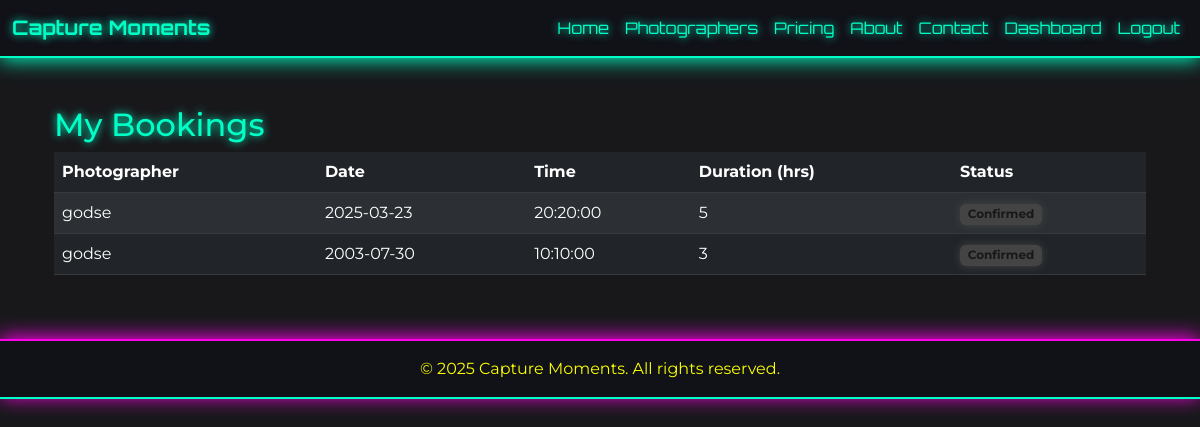
Screenshot of /my_bookings (signed in) with the database file from the repository.
### app.py (models this page shows)
class Booking(db.Model):
    id = db.Column(db.Integer, primary_key=True)
    user_id = db.Column(db.Integer, db.ForeignKey('user.id'), nullable=False)
    photographer_id = db.Column(db.Integer, db.ForeignKey('photographer.id'), nullable=False)
    date = db.Column(db.Date, nullable=False)
    time = db.Column(db.Time, nullable=False)
    duration = db.Column(db.Integer, nullable=False)  # in hours
    status = db.Column(db.String(50), default='pending')
    created_at = db.Column(db.DateTime, default=datetime.utcnow)

class Photographer(db.Model):
    id = db.Column(db.Integer, primary_key=True)
    user_id = db.Column(db.Integer, db.ForeignKey('user.id'), nullable=False)
    name = db.Column(db.String(120), nullable=False)
    bio = db.Column(db.Text)
    specialty = db.Column(db.String(120))
    price_per_hour = db.Column(db.Float, nullable=False)
    location = db.Column(db.String(120))
    bookings = db.relationship('Booking', backref='photographer', lazy=True)
    reviews = db.relationship('Review', backref='photographer', lazy=True)
    profile_image = db.Column(db.String(256), nullable=True)

### app.py (the view)
@app.route('/my_bookings')
@login_required()
def my_bookings():
    if session.get('is_photographer'):
        photographer = Photographer.query.filter_by(user_id=session['user_id']).first()
        bookings = Booking.query.filter_by(photographer_id=photographer.id).all() if photographer else []
    else:
        bookings = Booking.query.filter_by(user_id=session['user_id']).all()
    return render_template('my_bookings.html', bookings=bookings)

### app.py (called while the page is built, shortened)
def login_required(role=None):
    def decorator(f):
        @wraps(f)
        def decorated_function(*args, **kwargs):
            if 'user_id' not in session:
                flash('Please log in to access this page.', 'warning')
                return redirect(url_for('login'))
            return f(*args, **kwargs)
        return decorated_function
    return decorator

@app.context_processor
def inject_current_year():
    from datetime import datetime
    return {'current_year': datetime.now().year}

### templates/my_bookings.html (shortened to what this page needs)
{% extends 'base.html' %}
{% block content %}
<div class="container py-4">
    <h2 style="color: var(--neon-cyan); text-shadow: 0 0 8px var(--neon-cyan);">My Bookings</h2>
    {% if bookings %}
    <div class="table-responsive">
        <table class="table table-dark table-striped align-middle">
            <thead>
                <tr>
                    <th>{% if session.get('is_photographer') %}Client{% else %}Photographer{% endif %}</th>
                    <th>Date</th>
                    <th>Time</th>
                    <th>Duration (hrs)</th>
                    <th>Status</th>
                </tr>
            </thead>
            <tbody>
                {% for booking in bookings %}
                <tr>
                    <td>
                        {% if session.get('is_photographer') %}
                            {{ booking.user.username }}
                        {% else %}
                            {{ booking.photographer.name }}
                        {% endif %}
                    </td>
                    <td>{{ booking.date }}</td>
                    <td>{{ booking.time }}</td>
                    <td>{{ booking.duration }}</td>
                    <td>
                        <span class="badge" style="background: {% if booking.status == 'pending' %}var(--neon-yellow){% elif booking.status == 'accepted' %}var(--neon-cyan){% elif booking.status == 'rejected' %}var(--neon-pink){% else %}#444{% endif %}; color: #18181B; box-shadow: 0 0 8px {% if booking.status == 'pending' %}var(--neon-yellow){% elif booking.status == 'accepted' %}var(--neon-cyan){% elif booking.status == 'rejected' %}var(--neon-pink){% else %}#444{% endif %};">{{ booking.status|capitalize }}</span>
                    </td>
                </tr>
                {% endfor %}
            </tbody>
        </table>
    </div>
    {% else %}
    <p>No bookings yet.</p>
    {% endif %}
</div>
{% endblock %}

### static/css/styles.css (style rules this page uses)
:root { --bg-dark: #18181B; --neon-cyan: #00FFC6; --neon-pink: #FF00EA; --neon-blue: #00B2FF; --neon-yellow: #F9FF00; --text-main: #FFFFFF; --text-secondary: #B0B0B0; --font-main: 'Montserrat', 'Orbitron', Arial, sans-serif; }
body { background: var(--bg-dark); color: var(--text-main); font-family: var(--font-main); min-height: 100vh; }

### rows the page displays
Booking: photographer.name "godse", date "2025-03-23", time "20:20:00", duration "5", status "Confirmed"
Booking: photographer.name "godse", date "2003-07-30", time "10:10:00", duration "3", status "Confirmed"
